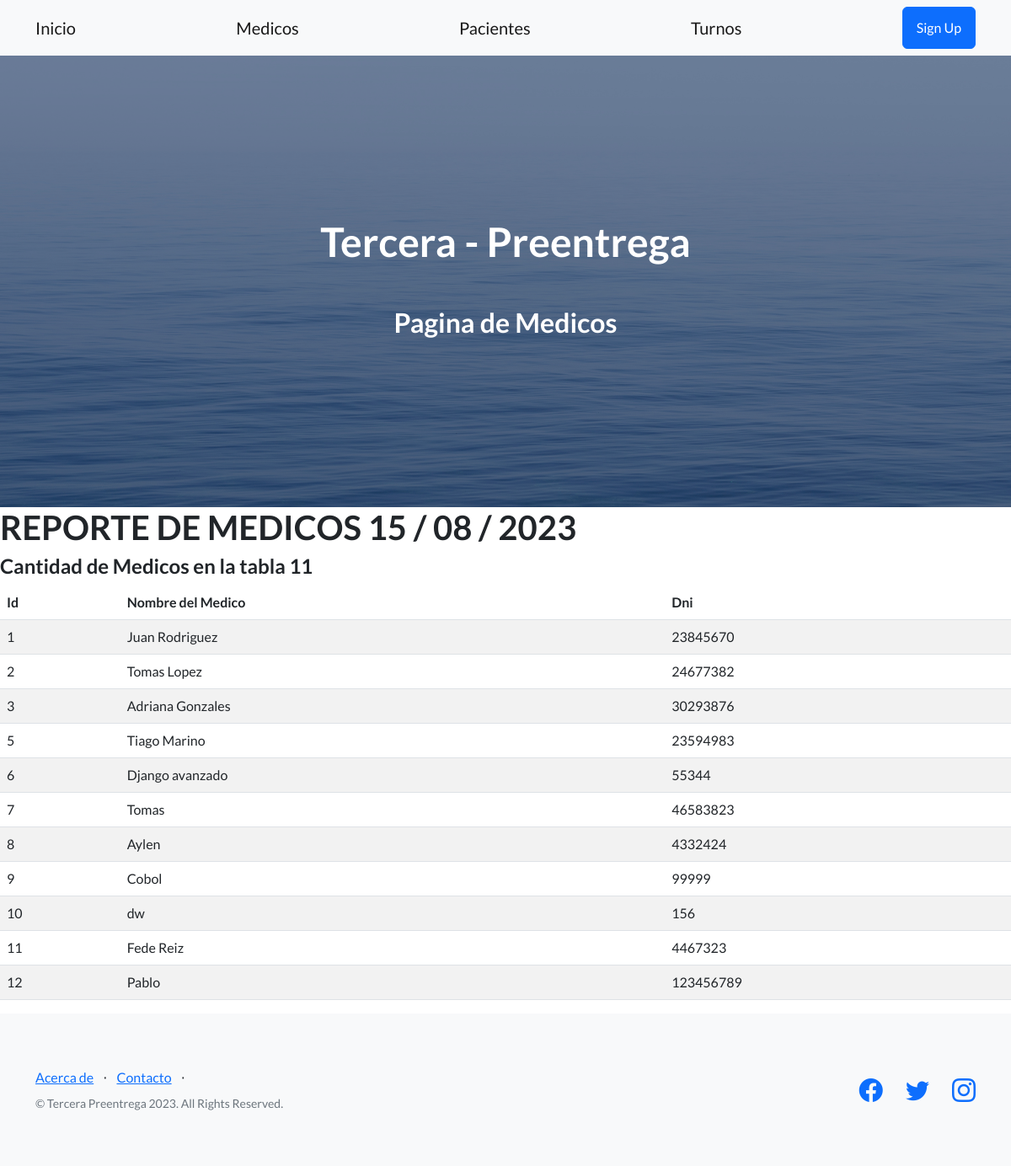
The page /medicos/ on the database its author committed.
### aplicacion/models.py (models this page shows, shortened)
class Medico(models.Model):
    nombre = models.CharField(max_length=50)
    dni = models.IntegerField()

### aplicacion/views.py (the view)
# urls.py: path('medicos/', medicos, name="medicos"),
def medicos (request):
    contexto = {'medicos' : Medico.objects.all(), 'titulo' : 'Reporte de Medicos', 'grupos' : ['32332' , '87687']}
    return render(request, "aplicacion/medicos.html", contexto)

### aplicacion/templates/aplicacion/medicos.html (shortened to what this page needs)
{% extends 'aplicacion/base.html' %}
{% load static %}
{% block titulo %}
  Pagina de Medicos
{% endblock titulo %}
{% block contenido %}
   <h1> {{ titulo|upper }} {% now " d / m /  Y " %} </h1>
   <h4> Cantidad de Medicos en la tabla {{medicos|length}}</h4>
   <table class="table table-striped">
      <thead>
           <tr>
               <th>Id</th>
               <th> Nombre del Medico</th>
               <th> Dni </th>
           </tr>
      </thead>
      <tbody>
   {% for c in medicos  %}
   <tr>
       <td> {{ c.id }} </td>
       <td> {{ c.nombre }} </td>
       <td> {{ c.dni }} </td>
   </tr>
   {% endfor %}
  </tbody>
  </table>
{% endblock contenido %}

### aplicacion/templates/aplicacion/base.html (shortened to what this page needs)
<!DOCTYPE html>
<html lang="en">
    <head>
        {%load static %}
        <link href="https://cdn.jsdelivr.net/npm/bootstrap-icons@1.5.0/font/bootstrap-icons.css" rel="stylesheet" type="text/css" />
        <link href="https://cdn.jsdelivr.net/npm/bootstrap@5.2.3/dist/css/bootstrap.min.css" rel="stylesheet" type="text/css" />
        <link href="{% static 'aplicacion/css/styles.css' %}" rel="stylesheet" />
    </head>
    <body>
        <nav class="navbar navbar-light bg-light static-top">
            <div class="container">
                <a class="navbar-brand" href="{% url 'home' %}"> Inicio </a>
                <a class="navbar-brand" href="{% url 'medicos' %}"> Medicos </a>
                <a class="navbar-brand" href="{% url 'pacientes' %}"> Pacientes </a>
                <a class="navbar-brand" href="{% url 'turnos' %}"> Turnos </a>
                <a class="btn btn-primary" href="#signup">Sign Up</a>
            </div>
        </nav>
        <header class="masthead">
            <div class="container position-relative">
                <div class="row justify-content-center">
                    <div class="col-xl-6">
                        <div class="text-center text-white">
                            <h1 class="mb-5"> Tercera - Preentrega </h1>
                            <h2>
                            {% block titulo %}
                            {% endblock titulo %}
                            </h2>
                        </div>
                    </div>
                </div>
            </div>
        </header>
       {% block contenido %}
       {% endblock contenido %}
        <footer class="footer bg-light">
            <div class="container">
                <div class="row">
                    <div class="col-lg-6 h-100 text-center text-lg-start my-auto">
                        <ul class="list-inline mb-2">
                            <li class="list-inline-item"><a href="#!"> Acerca de</a></li>
                            <li class="list-inline-item">⋅</li>
                            <li class="list-inline-item"><a href="#!"> Contacto </a></li>
                            <li class="list-inline-item">⋅</li>
                        </ul>
                        <p class="text-muted small mb-4 mb-lg-0">&copy; Tercera Preentrega 2023. All Rights Reserved.</p>
                    </div>
                    <div class="col-lg-6 h-100 text-center text-lg-end my-auto">
                        <ul class="list-inline mb-0">
                            <li class="list-inline-item me-4">
                                <a href="#!"><i class="bi-facebook fs-3"></i></a>
                            </li>
                            <li class="list-inline-item me-4">
                                <a href="#!"><i class="bi-twitter fs-3"></i></a>
                            </li>
                            <li class="list-inline-item">
                                <a href="#!"><i class="bi-instagram fs-3"></i></a>
                            </li>
                        </ul>
                    </div>
                </div>
            </div>
        </footer>
    </body>
</html>

### rows shown on the page
Medico: id "1", nombre "Juan Rodriguez", dni "23845670"
Medico: id "2", nombre "Tomas Lopez", dni "24677382"
Medico: id "3", nombre "Adriana Gonzales", dni "30293876"
Medico: id "5", nombre "Tiago Marino", dni "23594983"
Medico: id "6", nombre "Django avanzado", dni "55344"
Medico: id "7", nombre "Tomas", dni "46583823"
Medico: id "8", nombre "Aylen", dni "4332424"
Medico: id "9", nombre "Cobol", dni "99999"
Medico: id "10", nombre "dw", dni "156"
Medico: id "11", nombre "Fede Reiz", dni "4467323"
Medico: id "12", nombre "Pablo", dni "123456789"

### other values the page prints
{{ titulo|upper }} "REPORTE DE MEDICOS"
{{ medicos|length }} "11"
